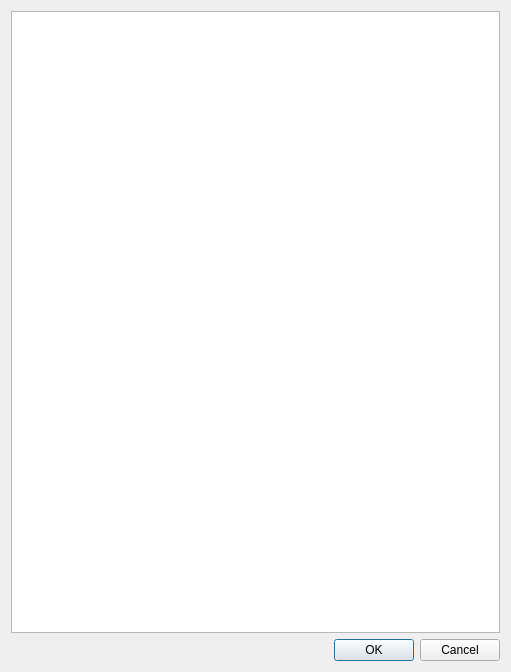
<?xml version="1.0" encoding="UTF-8"?>
<ui version="4.0">
 <class>integrityOutput</class>
 <widget class="QDialog" name="integrityOutput">
  <property name="geometry">
   <rect>
    <x>0</x>
    <y>0</y>
    <width>511</width>
    <height>672</height>
   </rect>
  </property>
  <property name="windowTitle">
   <string>1D Integrity Output</string>
  </property>
  <layout class="QGridLayout" name="gridLayout">
   <item row="0" column="0">
    <widget class="QTextBrowser" name="textBrowser"/>
   </item>
   <item row="1" column="0">
    <widget class="QDialogButtonBox" name="buttonBox">
     <property name="orientation">
      <enum>Qt::Horizontal</enum>
     </property>
     <property name="standardButtons">
      <set>QDialogButtonBox::Cancel|QDialogButtonBox::Ok</set>
     </property>
    </widget>
   </item>
  </layout>
 </widget>
 <resources/>
 <connections>
  <connection>
   <sender>buttonBox</sender>
   <signal>accepted()</signal>
   <receiver>integrityOutput</receiver>
   <slot>accept()</slot>
   <hints>
    <hint type="sourcelabel">
     <x>248</x>
     <y>254</y>
    </hint>
    <hint type="destinationlabel">
     <x>157</x>
     <y>274</y>
    </hint>
   </hints>
  </connection>
  <connection>
   <sender>buttonBox</sender>
   <signal>rejected()</signal>
   <receiver>integrityOutput</receiver>
   <slot>reject()</slot>
   <hints>
    <hint type="sourcelabel">
     <x>316</x>
     <y>260</y>
    </hint>
    <hint type="destinationlabel">
     <x>286</x>
     <y>274</y>
    </hint>
   </hints>
  </connection>
 </connections>
</ui>
